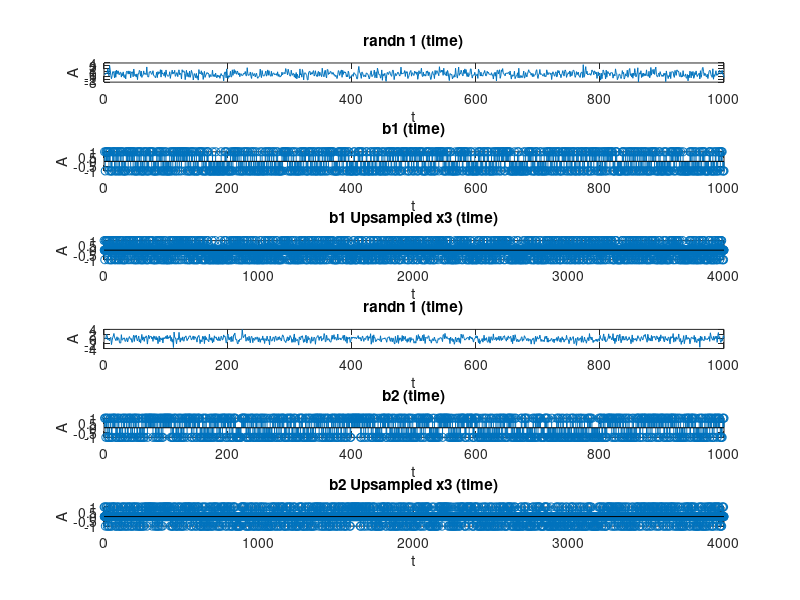
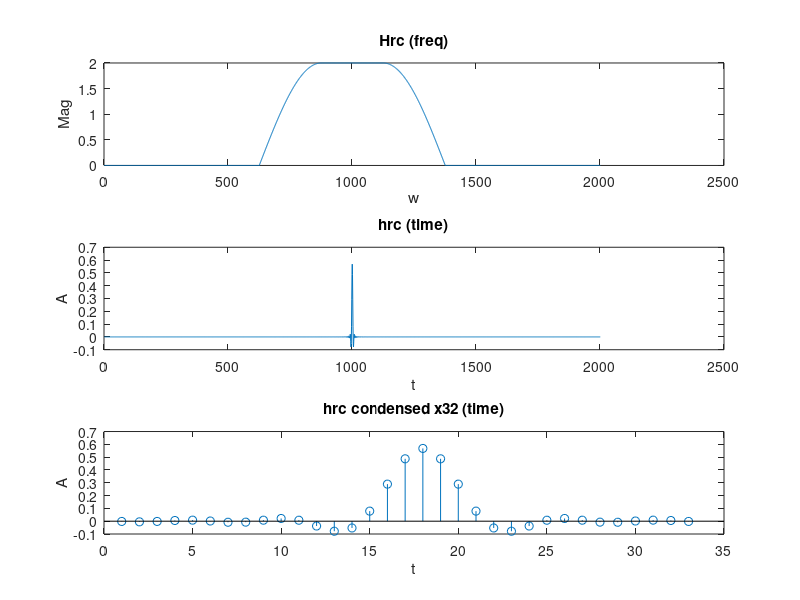

Recreate these plots in MATLAB, in order. (Note: this script raises an error after producing the figures.)
%--Created by: Richard Cerrato--%
%--Date: 11/1/2023--%
%--Use ctrl-f and search 'PART[1-16]' to flip through different sections--%
%--Just click "Run", to test new random bit sequences, run the program again--%

sequence_len = 1000; % <--------- Change this to adjust length of b1 and b2 bit sequences




% for k = 0:5:10
    
    SNR = 0; %k; % Signal Noise Ratio
    
    
    
    
    %----------BIT SEQUENCE GENERATOR----------%
    %--PART1--%
    
    
    x1 = randn(1,sequence_len); % Generate a random seuqnce of numbers positve and negative with a zero-mean distribution of length sequnce_len 
    x2 = randn(1,sequence_len);
    
    b1 = zeros(size(sequence_len)); % Create an array of all zeros of the same size as the random sequence
    b2 = zeros(size(sequence_len));
    
    b1(x1 >= 0) = 1; % For every positive value of the random sequence, assign a +1 to the ne array
    b1(x1 < 0) = -1; % For every negative value of the random sequence, assign a -1 to the ne array
    
    b2(x2 >= 0) = 1;
    b2(x2 < 0) = -1;
    
    b1_upsampled = zeros(1, sequence_len * 4); % Create a new array with all zeros 4 times the size of the sequence
    b1_upsampled(1:4:end) = b1; % Replace the values of the bit sequence every 4th element
    
    b2_upsampled = zeros(1, sequence_len * 4);
    b2_upsampled(1:4:end) = b2;
    
    %---FOR PERFORMANCE EVAL--------------------------------------------------%
    sig_variance_1 = var(b1);
    sig_variance_2 = var(b2);
    disp(['Sig Var 1: ', num2str(sig_variance_1)]);
    disp(['Sig Var 2: ', num2str(sig_variance_2)]);
    
    noise_variance = sig_variance_1/(10^(SNR/10)); 
    disp(['Noise Var: ', num2str(noise_variance)]);
    noise_scalar = sqrt(noise_variance); % How much to scale the amplitude of the noise
    %---FOR PERFORMANCE EVAL--------------------------------------------------%
    
    figure(1);

    subplot(6,1,1)
    plot(x1);
    title('randn 1 (time)');
    xlabel('t');
    ylabel('A');

    subplot(6,1,2)
    stem(b1);
    title('b1 (time)');
    xlabel('t');
    ylabel('A');

    subplot(6,1,3)
    stem(b1_upsampled);
    title('b1 Upsampled x3 (time)');
    xlabel('t');
    ylabel('A');

    subplot(6,1,4)
    plot(x2);
    title('randn 1 (time)');
    xlabel('t');
    ylabel('A');

    subplot(6,1,5)
    stem(b2);
    title('b2 (time)');
    xlabel('t');
    ylabel('A');

    subplot(6,1,6)
    stem(b2_upsampled);
    title('b2 Upsampled x3 (time)');
    xlabel('t');
    ylabel('A');
    
    
    %----------RAISED COSINE FUNCTION GENERATOR----------%
    %--PART2--%
    
    
    T = 4;
    B = 0.5;
    
    up_bound = (pi * (1 + B)) / T; % Establish the upper and lower bounds of the piecewise function
    down_bound = (pi * (1 - B)) / T;
    
    w = -pi:0.001*pi:pi;  % Set the sample rate and range
    
    val1 = sqrt(T); % Define the function at different parts of the piecewise
    
    val2 = sqrt( (T / 2) * (1 + cos((T / (2 * B)) * (abs(w) - down_bound))));
    
    Hrc = zeros(size(w)); % Create an array of zeros the size of the number of samples
    
    
    Hrc(abs(w) >= 0 & abs(w) <= down_bound) = val1; % Replace values with the outcome of the piecewise for each part depending on the bounds of w
    Hrc(abs(w) >= down_bound & abs(w) <= up_bound) = val2(abs(w) >= down_bound & abs(w) <= up_bound);
    
    
    hrc = ifft(fftshift(Hrc)); % Take the inverse fourier transform of Hrc, and center it, only plotting real values
    hrc = real(fftshift(hrc));
    
    
    start_index = max(1000 - 16, 1); % Find the center and the indexes of the values 16 to the let and right of the center
    end_index = min(1000 + 16, length(hrc));
    
    hrc_condensed= hrc(start_index:end_index); % create a new array that only includes 32 samples of hrc, 16 to right and left
    
    figure(2);

    subplot(3,1,1)
    plot(Hrc)
    title('Hrc (freq)');
    xlabel('w');
    ylabel('Mag');


    subplot(3,1,2)
    plot(hrc)
    title('hrc (time)');
    xlabel('t');
    ylabel('A');


    subplot(3,1,3)
    stem(hrc_condensed)
    title('hrc condensed x32 (time)');
    xlabel('t');
    ylabel('A');
    
    
    %----------CONVOLUTION (of b1 and b2 by hrc) VIA SLIDING-WINDOW----------%
    %--PART3--%
    
    b1_convolved = real(overlapSave(b1_upsampled,hrc_condensed));
    b2_convolved = real(overlapSave(b2_upsampled, hrc_condensed));
    
    figure(3);

    subplot(5,1,1)
    stem(hrc_condensed)
    title('hrc condensed x32 (time)');
    xlabel('t');
    ylabel('A');

    subplot(5,1,2)
    stem(b1_upsampled)
    title('b1 Upsampled x3 (time)');
    xlabel('t');
    ylabel('A');

    subplot(5,1,3)
    %stem(b1_convolved)
    plot(b1_convolved)
    title('b1 * hrc (time)');
    xlabel('t');
    ylabel('A');

    subplot(5,1,4)
    stem(b2_upsampled)
    title('b2 Upsampled x3 (time)');
    xlabel('t');
    ylabel('A');

    subplot(5,1,5)
    %stem(b2_convolved)
    plot(b2_convolved)
    title('b2 * hrc (time)');
    xlabel('t');
    ylabel('A');
    
    
    %----------UPSAMPLING AND LOWPASS FILTERING----------%
    %--PART4--%
    
    
    b1_conv_upsampled = zeros(1, length(b1_convolved) * 20);  % Create a new array with all zeros 20 times the size of the sequence
    b1_conv_upsampled(1:20:end) = b1_convolved; % Replace the values of the bit sequence every 20th element
    
    b2_conv_upsampled = zeros(1, length(b2_convolved) * 20); % Do the same for b2
    b2_conv_upsampled(1:20:end) = b2_convolved;
    
    b1_freq = real(fft(b1_conv_upsampled)); % Take the real values of the fourier transform of b1 and b2
    b2_freq = real(fft(b2_conv_upsampled));
    
    wl = 0.5*(375*2*pi)/(20*2000); % (3*pi)/(8*20) possibly multiply by 1/2
    
    lpf = fir1(50, wl, "low"); % create a lowpass filter with a cutoff frequency that matches the upsampled bandwidth ( 3pi/(8 * 20) )
    lpf = 20*lpf; % Scale the magnitude by 20, so the original magnitude can be recovered
    
    b1_filtered = filter(lpf, 1, b1_conv_upsampled); % Apply the lpf in time domain
    b2_filtered = filter(lpf, 1, b2_conv_upsampled);
    
    b1_freq_filtered = real(fftshift(fft(b1_filtered))); % Show the applied lpf to b1 and b2 in the frequency domain by taking the fourier transform
    b2_freq_filtered = real(fftshift(fft(b2_filtered)));
    
    
    figure(4);

    subplot(4,2,1)
    plot(b1_conv_upsampled);
    title('b1 Upsampled x20 (time)');
    xlabel('t');
    ylabel('A');

    subplot(4,2,3)
    semilogy(b1_freq);
    title('b1 Upsampled (freq)');
    xlabel('w');
    ylabel('Mag');

    subplot(4,2,5)
    %semilogy(b1_freq_filtered);
    plot(b1_freq_filtered);
    title('b1 Upsampled lpf (freq)');
    xlabel('w');
    ylabel('Mag');

    subplot(4,2,7)
    plot(b1_filtered);
    title('b1 Upsampled lpf (time)');
    xlabel('t');
    ylabel('A');

    subplot(4,2,2)
    plot(b2_conv_upsampled);
    title('b2 Upsampled x20 (time)');
    xlabel('t');
    ylabel('A');

    subplot(4,2,4)
    semilogy(b2_freq);
    title('b2 Upsampled (freq)');
    xlabel('w');
    ylabel('Mag');

    subplot(4,2,6)
    %semilogy(b2_freq_filtered);
    plot(b2_freq_filtered);
    title('b2 Upsampled lpf (freq)');
    xlabel('w');
    ylabel('Mag');

    subplot(4,2,8)
    plot(b2_filtered);
    title('b2 Upsampled lpf (time)');
    xlabel('t');
    ylabel('A');
    
    
    %----------SINE AND COSINE MODULATION s[n]----------%
    %--PART5--%
    
    
    wc = (0.44 * pi) ; % Set the carrier frequency to 0.44pi
    
    %modulated_b1 = cos(wc * n + b1_filtered);
    %modulated_b2 = sin(wc * n + b2_filtered);
    
    %n = 0:4/(8640-1):4;
    
    modulated_b1 = cos(wc * (0:1:length(b1_filtered) - 1 )) .*b1_filtered; % Multiply both signals by their respective carrier signals, with the carrier signals scaled
    modulated_b2 = sin(wc * (0:1:length(b2_filtered) - 1 )) .*b2_filtered; % This is done in the time domain
    
    b1_freq_mod = real(fftshift(fft(modulated_b1))); % Take the fourier transofrm of these modulated signals, center them and plot real values
    b2_freq_mod = real(fftshift(fft(modulated_b2)));
    
    combined_sig = modulated_b1 + modulated_b2; % Add the two signals together to get one signal
    combined_sig_freq = real(fftshift(fft(combined_sig))); % Take the fourier transofrm
    
    
    step = 2 * pi / length(b1_freq_mod); % Set plotting parameters
    w = -pi:step:pi - step;
    
    figure(5);

    subplot(4, 2, 1);
    plot(b1_filtered);
    title('b1');
    xlabel('Time');
    ylabel('Amplitude');

    subplot(4, 2, 3);
    plot(modulated_b1);
    title('Modulated b1');
    xlabel('Time');
    ylabel('Amplitude');

    subplot(4, 2, 5);
    plot(w, b1_freq_mod);
    title('Modulated b1 (freq)');
    xlabel('w');
    ylabel('Mag');

    subplot(4, 2, 7);
    plot(combined_sig);
    title('Combined Signal');
    xlabel('Time');
    ylabel('Amplitude');

    subplot(4, 2, 2);
    plot(b2_filtered);
    title('b2');
    xlabel('Time');
    ylabel('Amplitude');

    subplot(4, 2, 4);
    plot(modulated_b2);
    title('Modulated b2');
    xlabel('Time');
    ylabel('Amplitude');

    subplot(4, 2, 6);
    semilogy(w, b2_freq_mod);
    title('Modulated b2 (freq)');
    xlabel('w');
    ylabel('Mag');

    subplot(4, 2, 8);
    semilogy(w, combined_sig_freq);
    title('Combined Signal (freq)');
    xlabel('w');
    ylabel('Mag');
    set(gca,'XTick',-pi:pi/4:pi);
    set(gca,'XTickLabel',{'-\pi','-3\pi/4','-\pi/2','-\pi/4','0','\pi/4','\pi/2','3\pi/4','\pi'})
    
    
    %----------ADDITION OF NOISE----------%
    %--PART6--%
    
    
    noise = randn(1,length(combined_sig)); % Generate a random seuqnce of numbers positve and negative with a zero-mean distribution of length equal to the combined signals length
    
    noise = noise_scalar*noise; % Scale noise based on SNR
    
    noise_freq = real(fftshift(fft(noise))); % Take the fourier transform, center it and only look at real values
    
    transmitted_sig = combined_sig + noise; % Add the noise to the combined signal to simulate noise
    
    transmitted_sig_freq = real(fftshift(fft(transmitted_sig))); % Take the fourier transform, center it and only look at real values
    
    figure(6);

    subplot(3, 2, 1);
    plot(combined_sig);
    title('Combined Signal');
    xlabel('Time');
    ylabel('Amplitude');

    subplot(3, 2, 2);
    semilogy(w, combined_sig_freq);
    title('Combined Signal (freq)');
    xlabel('w');
    ylabel('Mag');
    set(gca,'XTick',-pi:pi/4:pi);
    set(gca,'XTickLabel',{'-\pi','-3\pi/4','-\pi/2','-\pi/4','0','\pi/4','\pi/2','3\pi/4','\pi'})

    subplot(3, 2, 3);
    plot(noise);
    title('Noise');
    xlabel('Time');
    ylabel('Amplitude');

    subplot(3, 2, 4);
    plot(w, noise_freq);
    title('Noise (freq)');
    xlabel('w');
    ylabel('Mag');
    set(gca,'XTick',-pi:pi/4:pi);
    set(gca,'XTickLabel',{'-\pi','-3\pi/4','-\pi/2','-\pi/4','0','\pi/4','\pi/2','3\pi/4','\pi'})

    subplot(3, 2, 5);
    plot(transmitted_sig);
    title('Signal with Noise');
    xlabel('Time');
    ylabel('Amplitude');

    subplot(3, 2, 6);
    plot(w, transmitted_sig_freq);
    title('Signal with Noise (freq)');
    xlabel('w');
    ylabel('Mag');
    set(gca,'XTick',-pi:pi/4:pi);
    set(gca,'XTickLabel',{'-\pi','-3\pi/4','-\pi/2','-\pi/4','0','\pi/4','\pi/2','3\pi/4','\pi'})
    
    
    
    %--Created by: Richard Cerrato--%
    %--Date: 11/18/2023--%
    %--Use ctrl-f and search 'PART[1-6]' to flip through different sections--%
    %--Just click "Run" to excecute the program again. You must have all the--%
    %--included files in the same directory, they are the final output signals--%
    %--from Computing Assignment 1. If you wish to use your own inputs, you must--%
    %--name the files the same way I did--%
    
    %----------Bandpass Filter to Received Signal----------%
    %--PART7--%
    
    
    % Set the filter parameters
    cutoff_frequency = (3)/160; % Adjust the cutoff frequency
    center_frequency = 0.44*pi;
    filter_order = 300; % Adjust the filter order (CHANGE BACK TO 1000)
    
    % Define the time vector
    n = 0:filter_order;
    
    % Generate the bandpass filter
    h = (cutoff_frequency)*sinc(cutoff_frequency * (n - ((filter_order - 1)/2))) .* blackman(filter_order+1)';
    % Generate the cosine modulation
    cosine_modulation = 2*cos(center_frequency * n);
    
    % Apply the cosine modulation to shift the center frequency
    h_shifted = h .* cosine_modulation;
    %h_zerosa = h_shifted(1:length(transmitted_sig_freq));

    passed_sig = real(overlapSave(transmitted_sig, h_shifted));
    
    num_samples = length(transmitted_sig); % Reduces the outter edge of the bandpassed signal to be the length of the received signal
    passed_sig = passed_sig(1:num_samples); % This effectively removes the transient state
    
    passed_sig_freq = real(fftshift(fft(passed_sig))); % Takes the fourier transform to put the signal in the frequency domain
    h_freq = (fftshift(fft(h_shifted,length(transmitted_sig_freq))));
    
    % Test filtering by multiplying in frequ instead of convolving in time
    % --------------------------------------------------------------------
    
    test_filtered = h_freq.*transmitted_sig_freq;
    
    %---------------------------------------------------------------------
    
    freq_axis = linspace(-pi, pi, length(h_freq)); % This creates a variable for the frequency indexes that creates radian values that correspond to sample values
    
    figure(7);

    subplot(3,1,1);
    plot(n, h);
    title('Lowpass Filter using Sinc Function and Blackman Window');
    xlabel('Time');
    ylabel('Amplitude');

    subplot(3,1,2);
    plot(n, h_shifted);
    title('Bandpass Filter using Sinc Function and Blackman Window');
    xlabel('Time');
    ylabel('Amplitude');

    subplot(3,1,3);
    plot(freq_axis, abs(h_freq));
    title('Frequency Response of Bandpass Filter');
    xlabel('w');
    ylabel('Mag');
    xlim([-pi, pi]);
    set(gca,'XTick',-pi:pi/4:pi);
    set(gca,'XTickLabel',{'-\pi','-3\pi/4','-\pi/2','-\pi/4','0','\pi/4','\pi/2','3\pi/4','\pi'});

    figure(8);

    subplot(3,2,1);
    plot(n, h_shifted);
    title('Bandpass Filter');
    xlabel('Time');
    ylabel('Amplitude');

    subplot(3,2,3);
    plot(transmitted_sig);
    title('Received Signal');
    xlabel('Time');
    ylabel('Amplitude');
    xlim([1, num_samples]);

    % Display the frequency response
    subplot(3,2,2);
    plot(freq_axis, abs(h_freq));
    title('Frequency Response of Bandpass Filter');
    xlabel('w');
    ylabel('Mag');
    xlim([-pi, pi]);
    set(gca,'XTick',-pi:pi/4:pi);
    set(gca,'XTickLabel',{'-\pi','-3\pi/4','-\pi/2','-\pi/4','0','\pi/4','\pi/2','3\pi/4','\pi'});

    subplot(3,2,4);
    plot(freq_axis, abs(transmitted_sig_freq));
    title('Received Signal (freq)');
    xlabel('w');
    ylabel('Mag');
    xlim([-pi, pi]);
    set(gca,'XTick',-pi:pi/4:pi);
    set(gca,'XTickLabel',{'-\pi','-3\pi/4','-\pi/2','-\pi/4','0','\pi/4','\pi/2','3\pi/4','\pi'});

    subplot(3,2,6);
    plot(freq_axis, abs(passed_sig_freq));
    title('Bandpassed Signal (freq)');
    xlabel('w');
    ylabel('Mag');
    xlim([-pi, pi]);
    set(gca,'XTick',-pi:pi/4:pi);
    set(gca,'XTickLabel',{'-\pi','-3\pi/4','-\pi/2','-\pi/4','0','\pi/4','\pi/2','3\pi/4','\pi'});

    subplot(3,2,5);
    plot(passed_sig);
    title('Bandpassed Signal');
    xlabel('Time');
    ylabel('Amplitude');
    xlim([1, num_samples]);

    figure(9);

    plot(freq_axis, abs(test_filtered));
    title('Multiplied Bandpass and Input in Freq');
    xlabel('w');
    ylabel('Mag');
    xlim([-pi, pi]);
    set(gca,'XTick',-pi:pi/4:pi);
    set(gca,'XTickLabel',{'-\pi','-3\pi/4','-\pi/2','-\pi/4','0','\pi/4','\pi/2','3\pi/4','\pi'});
    
    
    %----------Downsampling Filtered Signal----------%
    %--PART8--%
    
    
    downsampled_val = 10; % Establishes the downsampling rate to be 10
    
    down_sampled_sig = zeros(1,(length(passed_sig)/downsampled_val)); % Creates a new array of length = the bandpass filtered signal divided by the downsample rate (10)
    
    for i = 1:length(passed_sig) % passes through every sample/value of the bandpassed signal
        modu = mod(i,downsampled_val);
        if modu == 0 % If the sample's index is divisble by 10 (10, 20, 30, 40...)
            down_sampled_sig(i/downsampled_val) = passed_sig(i); % Store the value of those ideces in the new array, one after the other
        end
    end
    
    num_samples = length(passed_sig);
    
    down_sampled_sig_freq = fftshift(fft(down_sampled_sig)); % Takes the fourier transform to put the signal in the frequency domain
    
    freq_axis = linspace(-pi, pi, length(passed_sig_freq));
    new_freq_axis = linspace(-pi, pi, length(down_sampled_sig_freq));
    
    % old center frequency = 0.44pi
    
    downsamp_center_freq = center_frequency*downsampled_val; % new center frequency = 0.44pi * 10 = 4.4pi
    
    while true % this is not centered in between 0 and 2pi 
        if downsamp_center_freq > (2*pi) % so we subtract 2pi from it until we get a value in between 0 and 2pi
            downsamp_center_freq = downsamp_center_freq - (2*pi); % this is done in this loop
        else 
            break; % Once the value is in between 0 and 2pi it stops, saving that value
        end
    end % 4.4pi -2pi -2pi = 0.4pi <- new carrier frequency
    
    
    figure(10);

    subplot(2,2,2);
    plot(freq_axis, abs(passed_sig_freq));
    title('Bandpassed Signal (freq)');
    xlabel('w');
    ylabel('Mag');
    xlim([-pi, pi]);
    set(gca,'XTick',-pi:pi/4:pi);
    set(gca,'XTickLabel',{'-\pi','-3\pi/4','-\pi/2','-\pi/4','0','\pi/4','\pi/2','3\pi/4','\pi'});

    subplot(2,2,1);
    plot(passed_sig);
    title('Bandpassed Signal');
    xlabel('Time');
    ylabel('Amplitude');
    xlim([1, num_samples]);

    subplot(2,2,4);
    plot(new_freq_axis, abs(down_sampled_sig_freq));
    title('Downsampled Signal (freq)');
    xlabel('w');
    ylabel('Mag');
    xlim([-pi, pi]);
    set(gca,'XTick',-pi:pi/4:pi);
    set(gca,'XTickLabel',{'-\pi','-3\pi/4','-\pi/2','-\pi/4','0','\pi/4','\pi/2','3\pi/4','\pi'});

    subplot(2,2,3);
    plot(down_sampled_sig);
    title('Downsampled Signal');
    xlabel('Time');
    ylabel('Amplitude');
    xlim([1, length(down_sampled_sig)]);
    
    
    %----------Demodulating B1 and B2 Signals from combined Signal----------%
    %--PART9--%
    
    
    b1_demodulated = down_sampled_sig .* cos(downsamp_center_freq * (0:1:length(down_sampled_sig) - 1)); % Multiply the combined signal by a sine and cosine wave 
    b2_demodulated = down_sampled_sig .* sin(downsamp_center_freq * (0:1:length(down_sampled_sig) - 1)); % Both containing the new downasmpled center frequencies, this aextracts B1 and B2
    
    b1_demodulated_freq = fftshift(fft(b1_demodulated)); % Takes the fourier transform to put the signal in the frequency domain
    b2_demodulated_freq = fftshift(fft(b2_demodulated));
    
    demod_freq_axis = linspace(-pi, pi, length(b1_demodulated_freq)); 
    demod_num_samples = length(b1_demodulated);

    figure(11);

    subplot(3,2,1);
    plot(down_sampled_sig);
    title('Downsampled Signal');
    xlabel('Time');
    ylabel('Amplitude');
    xlim([1, demod_num_samples]);

    subplot(3,2,2);
    plot(demod_freq_axis, abs(down_sampled_sig_freq));
    title('Downsampled Signal (freq)');
    xlabel('w');
    ylabel('Mag');
    xlim([-pi, pi]);
    set(gca,'XTick',-pi:pi/4:pi);
    set(gca,'XTickLabel',{'-\pi','-3\pi/4','-\pi/2','-\pi/4','0','\pi/4','\pi/2','3\pi/4','\pi'});

    subplot(3,2,3);
    plot(b1_demodulated);
    title('B1 Demodulated By Cosine Signal');
    xlabel('Time');
    ylabel('Amplitude');
    xlim([1, demod_num_samples]);

    subplot(3,2,4);
    plot(demod_freq_axis, abs(b1_demodulated_freq));
    title('B1 Demodulated By Cosine Signal (freq)');
    xlabel('w');
    ylabel('Mag');
    xlim([-pi, pi]);
    set(gca,'XTick',-pi:pi/4:pi);
    set(gca,'XTickLabel',{'-\pi','-3\pi/4','-\pi/2','-\pi/4','0','\pi/4','\pi/2','3\pi/4','\pi'});

    subplot(3,2,5);
    plot(b2_demodulated);
    title('B2 Demodulated By Sine Signal');
    xlabel('Time');
    ylabel('Amplitude');
    xlim([1, demod_num_samples]);

    subplot(3,2,6);
    plot(demod_freq_axis, abs(b2_demodulated_freq));
    title('B2 Demodulated By Sine Signal (freq)');
    xlabel('w');
    ylabel('Mag');
    xlim([-pi, pi]);
    set(gca,'XTick',-pi:pi/4:pi);
    set(gca,'XTickLabel',{'-\pi','-3\pi/4','-\pi/2','-\pi/4','0','\pi/4','\pi/2','3\pi/4','\pi'});
    
    
    %----------Lowpass Filtering the Demodulated Signals ----------%
    %--PART10--%
    
    
    downsamp_cutoff_freq = cutoff_frequency*10;
    % Defines the lowpass filtere as a sinc function with a cutoff frequency
    % equal to the original one scaled by the downsampled rate (10)
    lpf = (downsampled_val)*(downsamp_cutoff_freq)*sinc(downsamp_cutoff_freq * (n - ((filter_order - 1)/2))) .* blackman(filter_order+1)';
    

    b1_lpf = conv(b1_demodulated,lpf); %real(overlapSave(b1_demodulated, lpf));
    b2_lpf = conv(b2_demodulated,lpf);%real(overlapSave(b2_demodulated, lpf));

    
    b1_lpf_freq = fftshift(fft(b1_lpf)); % Takes the fourier transform to put the signal in the frequency domain
    b2_lpf_freq = fftshift(fft(b2_lpf)); % Takes the fourier transform to put the signal in the frequency domain
    
    demod_freq_axis = linspace(-pi, pi, length(b1_demodulated_freq)); % Sets a radian axis from -pi to pi that corresponds to the samples in the demodulated signals
    demod_num_samples = length(b1_demodulated); % stores the number of samples in the demodulated signals (b1 and b2 are the same)
    
    lpf_freq_axis = linspace(-pi, pi, length(b1_lpf_freq)); % Sets a radian axis from -pi to pi that corresponds to the samples in the filtered signals
    lpf_samples = length(b1_lpf);
    
    figure(12);

    subplot(3,2,1);
    plot(down_sampled_sig);
    title('Downsampled Signal');
    xlabel('Time');
    ylabel('Amplitude');
    xlim([1, demod_num_samples]);

    subplot(3,2,2);
    plot(demod_freq_axis, abs(down_sampled_sig_freq));
    title('Downsampled Signal (freq)');
    xlabel('w');
    ylabel('Mag');
    xlim([-pi, pi]);
    set(gca,'XTick',-pi:pi/4:pi);
    set(gca,'XTickLabel',{'-\pi','-3\pi/4','-\pi/2','-\pi/4','0','\pi/4','\pi/2','3\pi/4','\pi'});

    subplot(3,2,3);
    plot(b1_demodulated);
    title('B1 Demodulated By Cosine Signal');
    xlabel('Time');
    ylabel('Amplitude');
    xlim([1, demod_num_samples]);

    subplot(3,2,4);
    plot(demod_freq_axis, abs(b1_demodulated_freq));
    title('B1 Demodulated By Cosine Signal (freq)');
    xlabel('w');
    ylabel('Mag');
    xlim([-pi, pi]);
    set(gca,'XTick',-pi:pi/4:pi);
    set(gca,'XTickLabel',{'-\pi','-3\pi/4','-\pi/2','-\pi/4','0','\pi/4','\pi/2','3\pi/4','\pi'});

    subplot(3,2,5);
    plot(b1_lpf);
    title('B1 Demodulated lpf');
    xlabel('Time');
    ylabel('Amplitude');
    xlim([1, lpf_samples]);

    subplot(3,2,6);
    plot(lpf_freq_axis, abs(b1_lpf_freq));
    title('B1 Demodulated lpf (freq)');
    xlabel('w');
    ylabel('Mag');
    xlim([-pi, pi]);
    set(gca,'XTick',-pi:pi/4:pi);
    set(gca,'XTickLabel',{'-\pi','-3\pi/4','-\pi/2','-\pi/4','0','\pi/4','\pi/2','3\pi/4','\pi'});

    figure(13);

    subplot(3,2,1);
    plot(down_sampled_sig);
    title('Downsampled Signal');
    xlabel('Time');
    ylabel('Amplitude');
    xlim([1, demod_num_samples]);

    subplot(3,2,2);
    plot(demod_freq_axis, abs(down_sampled_sig_freq));
    title('Downsampled Signal (freq)');
    xlabel('w');
    ylabel('Mag');
    xlim([-pi, pi]);
    set(gca,'XTick',-pi:pi/4:pi);
    set(gca,'XTickLabel',{'-\pi','-3\pi/4','-\pi/2','-\pi/4','0','\pi/4','\pi/2','3\pi/4','\pi'});

    subplot(3,2,3);
    plot(b2_demodulated);
    title('B2 Demodulated By Sine Signal');
    xlabel('Time');
    ylabel('Amplitude');
    xlim([1, demod_num_samples]);

    subplot(3,2,4);
    plot(demod_freq_axis, abs(b2_demodulated_freq));
    title('B2 Demodulated By Sine Signal (freq)');
    xlabel('w');
    ylabel('Mag');
    xlim([-pi, pi]);
    set(gca,'XTick',-pi:pi/4:pi);
    set(gca,'XTickLabel',{'-\pi','-3\pi/4','-\pi/2','-\pi/4','0','\pi/4','\pi/2','3\pi/4','\pi'});

    subplot(3,2,5);
    plot(b2_lpf);
    title('B2 Demodulated lpf');
    xlabel('Time');
    ylabel('Amplitude');
    xlim([1, lpf_samples]);

    subplot(3,2,6);
    plot(lpf_freq_axis, abs(b2_lpf_freq));
    title('B2 Demodulated lpf (freq)');
    xlabel('w');
    ylabel('Mag');
    xlim([-pi, pi]);
    set(gca,'XTick',-pi:pi/4:pi);
    set(gca,'XTickLabel',{'-\pi','-3\pi/4','-\pi/2','-\pi/4','0','\pi/4','\pi/2','3\pi/4','\pi'});
    
    
    %----------Downsampling by 2 ----------%
    %--PART11--%
    
    
    b1_lpf = downsample(b1_lpf,2); % Downsample by factor of 2
    b2_lpf = downsample(b2_lpf,2);
    
    b1_lpf_freq = fftshift(fft(b1_lpf)); % Takes the fourier transform to put the signal in the frequency domain
    b2_lpf_freq = fftshift(fft(b2_lpf));
    
    downl_freq_axis = linspace(-pi, pi, length(b1_lpf_freq)); % Sets a radian axis from -pi to pi that corresponds to the samples in the filtered signals
    downl_samples = length(b1_lpf);
    
    figure(14);
    
    subplot(2,2,2);
    plot(downl_freq_axis, abs(b1_lpf_freq));
    title('B1 Downsampled by 2 (freq)');
    xlabel('w');
    ylabel('Mag');
    xlim([-pi, pi]);
    set(gca,'XTick',-pi:pi/4:pi);
    set(gca,'XTickLabel',{'-\pi','-3\pi/4','-\pi/2','-\pi/4','0','\pi/4','\pi/2','3\pi/4','\pi'});
    
    subplot(2,2,1);
    plot(b1_lpf);
    title('B1 Downsampled by 2');
    xlabel('Time');
    ylabel('Amplitude');
    xlim([1, downl_samples]);
    
    subplot(2,2,4);
    plot(downl_freq_axis, abs(b2_lpf_freq));
    title('B2 Downsampled by 2 (freq)');
    xlabel('w');
    ylabel('Mag');
    xlim([-pi, pi]);
    set(gca,'XTick',-pi:pi/4:pi);
    set(gca,'XTickLabel',{'-\pi','-3\pi/4','-\pi/2','-\pi/4','0','\pi/4','\pi/2','3\pi/4','\pi'});
    
    subplot(2,2,3);
    plot(b2_lpf);
    title('B2 Downsampled by 2');
    xlabel('Time');
    ylabel('Amplitude');
    xlim([1, downl_samples]);
    
    
    %--Created by: Richard Cerrato--%
    %--Date: 12/1/2023--%
    %--Computing Assignment 3--%
    
    
    %----------Match Filtering----------%
    %--PART12--%
    
    
    b1_matched = real((overlapSave(b1_lpf, hrc_condensed)));
    b2_matched = real((overlapSave(b2_lpf, hrc_condensed)));
    
    
    b1_matched_freq = fftshift(fft(b1_matched)); % Takes the fourier transform to put the signal in the frequency domain
    b2_matched_freq = fftshift(fft(b2_matched));
    
    matched_freq_axis = linspace(-pi, pi, length(b1_matched_freq)); % Sets a radian axis from -pi to pi that corresponds to the samples in the filtered signals
    matched_samples = length(b1_matched);
    
    figure(15);
    
    subplot(3,2,6)
    plot(hrc)
    title('hrc (time)');
    xlabel('t');
    ylabel('A');
    
    
    subplot(3,2,5)
    stem(hrc_condensed)
    title('hrc condensed x32 (time)');
    xlabel('t');
    ylabel('A');
    
    subplot(3,2,2);
    plot(matched_freq_axis, abs(b1_matched_freq));
    title('B1 Match Filtered (freq)');
    xlabel('w');
    ylabel('Mag');
    xlim([-pi, pi]);
    set(gca,'XTick',-pi:pi/4:pi);
    set(gca,'XTickLabel',{'-\pi','-3\pi/4','-\pi/2','-\pi/4','0','\pi/4','\pi/2','3\pi/4','\pi'});
    
    subplot(3,2,1);
    plot(b1_matched);
    title('B1 Match Filtered');
    xlabel('Time');
    ylabel('Amplitude');
    xlim([1, matched_samples]);
    
    subplot(3,2,4);
    plot(matched_freq_axis, abs(b2_matched_freq));
    title('B2 Match Filtered (freq)');
    xlabel('w');
    ylabel('Mag');
    xlim([-pi, pi]);
    set(gca,'XTick',-pi:pi/4:pi);
    set(gca,'XTickLabel',{'-\pi','-3\pi/4','-\pi/2','-\pi/4','0','\pi/4','\pi/2','3\pi/4','\pi'});
    
    subplot(3,2,3);
    plot(b2_matched);
    title('B2 Match Filtered');
    xlabel('Time');
    ylabel('Amplitude');
    xlim([1, downl_samples]);
    
    
    %----------Delay Estimation----------%
    %--PART13--%
    
    
    largest_delay = length(b1_matched)-length(b1_upsampled);
    
    c = zeros(1,largest_delay);
    
    for m = 1:(largest_delay)
    
        for n = 1:(length(b1_upsampled))
            c(m) = b1_upsampled(n)*b1_matched(n + m) + c(m);
        end
        
    end
    
    
    [maxVal, delay_idx] = max(c);
    
    disp(['Delay Value: ', num2str(delay_idx)]);
    
    b1_nodelay = circshift(b1_matched, -delay_idx);
    b2_nodelay = circshift(b2_matched, -delay_idx);
    
    figure(16);
    
    subplot(2,2,1);
    plot(b1_matched);
    title('B1 Matched');
    xlabel('Time');
    ylabel('Amplitude');
    
    subplot(2,2,2);
    plot(b2_matched);
    title('B2 Matched');
    xlabel('Time');
    ylabel('Amplitude');
    
    subplot(2,2,3);
    plot(b1_nodelay);
    title('B1 Delay Compensated');
    xlabel('Time');
    ylabel('Amplitude');
    
    subplot(2,2,4);
    plot(b2_nodelay);
    title('B2 Delay Compensated');
    xlabel('Time');
    ylabel('Amplitude');
    
    
    
    %----------Downsampling by 4----------%
    %--PART14--%
    
    
    downsampled_val = 4; % Establishes the downsampling rate to be 10
    
    b1_down_sampled = downsample(b1_nodelay, downsampled_val);
    b2_down_sampled = downsample(b2_nodelay, downsampled_val);
    
    b1_down_sampled_freq = fftshift(fft(b1_down_sampled)); % Takes the fourier transform to put the signal in the frequency domain
    b2_down_sampled_freq = fftshift(fft(b2_down_sampled)); % Takes the fourier transform to put the signal in the frequency domain
    
    downed_freq_axis = linspace(-pi, pi, length(b1_down_sampled_freq)); % Sets a radian axis from -pi to pi that corresponds to the samples in the filtered signals
    downed_samples = length(b1_down_sampled);
    
    figure(17);
    
    subplot(3,2,1);
    plot(b1_nodelay);
    title('B1 Delay Compensated');
    xlabel('Time');
    ylabel('Amplitude');
    
    subplot(3,2,2);
    plot(b2_nodelay);
    title('B2 Delay Compensated');
    xlabel('Time');
    ylabel('Amplitude');
    
    subplot(3,2,5);
    plot(downed_freq_axis, abs(b1_down_sampled_freq));
    title('B1 Downsampled by 4 (freq)');
    xlabel('w');
    ylabel('Mag');
    xlim([-pi, pi]);
    set(gca,'XTick',-pi:pi/4:pi);
    set(gca,'XTickLabel',{'-\pi','-3\pi/4','-\pi/2','-\pi/4','0','\pi/4','\pi/2','3\pi/4','\pi'});
    
    subplot(3,2,3);
    plot(b1_down_sampled);
    title('B1 Downsampled by 4');
    xlabel('Time');
    ylabel('Amplitude');
    xlim([1, downed_samples]);
    
    subplot(3,2,6);
    plot(downed_freq_axis, abs(b2_down_sampled_freq));
    title('B2 Downsampled by 4 (freq)');
    xlabel('w');
    ylabel('Mag');
    xlim([-pi, pi]);
    set(gca,'XTick',-pi:pi/4:pi);
    set(gca,'XTickLabel',{'-\pi','-3\pi/4','-\pi/2','-\pi/4','0','\pi/4','\pi/2','3\pi/4','\pi'});
    
    subplot(3,2,4);
    plot(b2_down_sampled);
    title('B2 Downsampled by 4');
    xlabel('Time');
    ylabel('Amplitude');
    xlim([1, downed_samples]);
    
    
    %----------Symbol Estimation----------%
    %--PART15--%
    
    
    b1_extracted = zeros(1, length(b1_down_sampled));
    b2_extracted = zeros(1, length(b2_down_sampled));
    
    for i = 1:length(b1_down_sampled)
        
        if b1_down_sampled(i) > 0
            b1_extracted(i) = 1;
        else
            b1_extracted(i) = -1;
        end
    
        if b2_down_sampled(i) > 0
            b2_extracted(i) = 1;
        else
            b2_extracted(i) = -1;
        end
    
    end
    
    extracted_samples = length(b1_extracted);
    
    figure(18);
    
    subplot(3,2,3);
    stem(b1_extracted);
    title('B1 Extracted');
    xlabel('Time');
    ylabel('Amplitude');
    xlim([1, sequence_len]);
    
    subplot(3,2,1);
    stem(b1);
    title('Original B1');
    xlabel('Time');
    ylabel('Amplitude');
    
    subplot(3,2,5);
    plot(b1_down_sampled);
    title('B1 Downsampled by 4');
    xlabel('Time');
    ylabel('Amplitude');
    xlim([1, sequence_len]);
    
    subplot(3,2,4);
    stem(b2_extracted);
    title('B2 Extracted');
    xlabel('Time');
    ylabel('Amplitude');
    xlim([1, sequence_len]);
    
    subplot(3,2,2);
    stem(b2);
    title('Original B2');
    xlabel('Time');
    ylabel('Amplitude');
    
    subplot(3,2,6);
    plot(b2_down_sampled);
    title('B2 Downsampled by 4');
    xlabel('Time');
    ylabel('Amplitude');
    xlim([1, sequence_len]);
    
    
    %----------Performance Evaluation----------%
    %--PART16--%A
    
    num_matching_samples = 0;
    
    for v = 1:sequence_len
        %check if both b1 matches b1_extracted AND b2 matches b2_extracted
        if (b1(v) == b1_extracted(v)) && (b2(v) == b2_extracted(v))
            num_matching_samples = num_matching_samples + 1;
        end
    end
    
    percent_error = ((sequence_len-num_matching_samples)/sequence_len)*100;
    
    disp(['Percent Error with a SNR of ', num2str(SNR), ' is: ', num2str(percent_error)]);

%end

% SNR = 10*log10(var(sig)/var(noise))
% So var(noise) = var(sig) / ( 10^(SNR/10) )
% To get a desired variance from a randn() function, you scale the function by the
% sqrt(of the desired variance)
% scale_factor = sqrt(desired_variance)
% noise = scale_factor * randn(1,1000)



function y = overlapSave(x, h)
    M = length(h); % Determines length of filter h
    N = length(x); % Determines length of input signal x
    L = 2^nextpow2(N + M - 1) - M + 1; % Determines the length of the block for overlap-save
    r = rem(N, L); % Calculates remainder when N is divided by L
    x1 = [x zeros(1, L - r)]; % Zero-pads x to make its length a multiple of L
    num_segs = (length(x1)) / L; % Calculates the number of blocks
    h1 = [h zeros(1, L - 1)]; % Zero-pads filter h to match the block size

    % Loop through each block
    for k = 1:num_segs
        Ma(k, :) = x1(((k - 1) * L + 1):k * L); % Divides the signal into blocks
        if k == 1
            Ma1(k, :) = [zeros(1, M - 1) Ma(k, :)]; % Zero-pads the first block
        else
            Ma1(k, :) = [Ma(k - 1, (L - M + 2):L) Ma(k, :)]; % Overlaps and concatenates blocks
        end
        Ma2(k, :) = ifft(myFFT2_zpdng(Ma1(k, :)) .* myFFT2_zpdng(h1)); % Performs convolution in frequency domain
    end

    Ma3 = Ma2(:, M:(L + M - 1)); % Removes extra elements from convolution result
    y1 = Ma3'; % Transposes the result
    y = y1(:)'; % Reshapes the result into a row vector
end


function X = myFFT2_zpdng(x)
    
    N = length(x);
    
    if mod(log2(N),1) ~= 0
        num_zpads = 2^(ceil(log2(N))) - N;
        x = [x zeros(1,num_zpads)];
    end
    
    X = myFFT2(x);

end


function X = myFFT2(x)
    N = length(x);

    if (N==2)
        X(1) = x(1) + x(2);
        X(2) = x(1) - x(2);
    else
        X1 = myFFT2(x(1:2:N));
        X2 = myFFT2(x(2:2:N));
        X = [X1, X1] + exp(-1i*2*pi/N*(0:N-1)).*[X2, X2];
    end

end

function X = myiFFT2_zpdng(x)
    
    N = length(x);
    
    if mod(log2(N),1) ~= 0
        num_zpads = 2^(ceil(log2(N))) - N;
        x = [x zeros(1,num_zpads)];
    end
    
    X = myiFFT2(x)./length(x);
    
end


function X = myiFFT2(x)
    N = length(x);

    if (N==2)
        X(1) = x(1) + x(2);
        X(2) = x(1) - x(2);
    else
        X1 = myFFT2(x(1:2:N));
        X2 = myFFT2(x(2:2:N));
        X = [X1, X1] + exp(1i*2*pi/N*(0:N-1)).*[X2, X2];
    end

end
